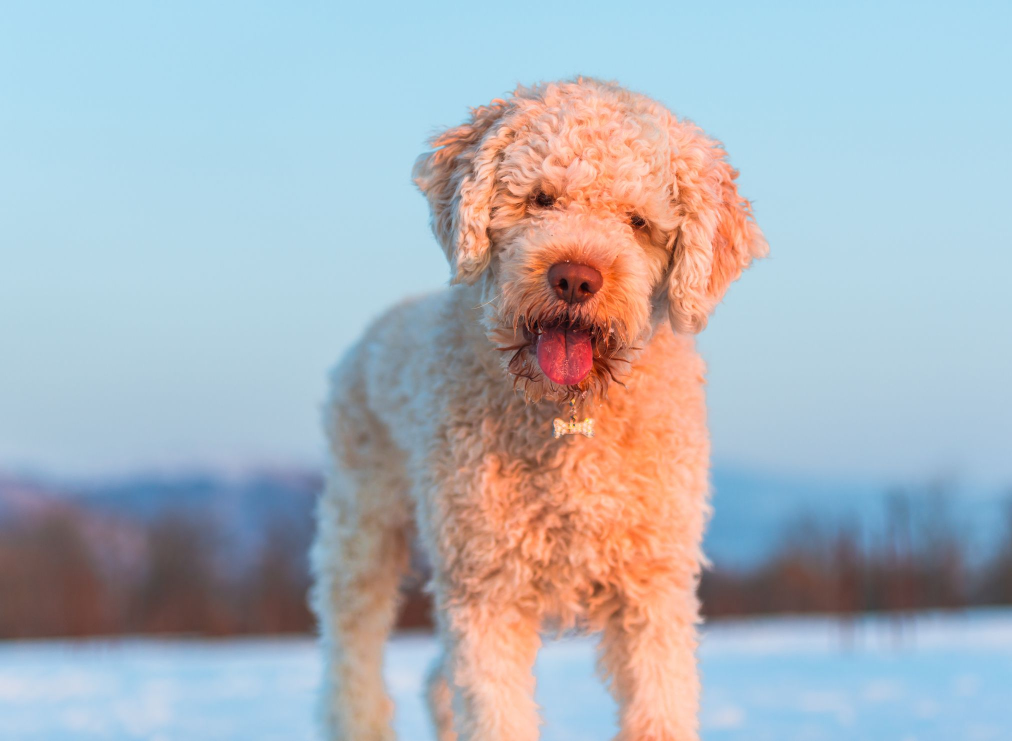
#> input picture sample_inputs/dog.jpg, 2024 x 1482 px (shown at 1/2 size)
$ python bitwise_operations.py
#> lines starting #> are read from the running program, lines starting #| are printed output that depends on the picture
# -*- coding: utf-8 -*-
"""
Created on Sat Mar  6 13:07:46 2021

@author: Kaan Baykara
"""


import cv2 as cv

def main():
    """ This code allows us to combine the 2 pictures with the bitwise method in various ways."""

    dog_image = cv.imread("sample_inputs/dog.jpg")
#> dog_image is the input picture: shape (1482, 2024, 3); mean B, G, R 187.2, 179.5, 172.1
    city_image = cv.imread("sample_inputs/city.jpg")
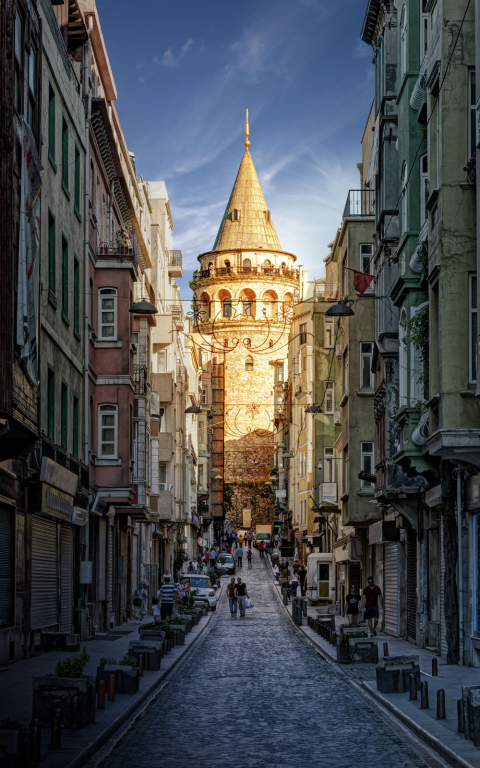
#> input picture sample_inputs/city.jpg, 960 x 1536 px (shown at 1/2 size)
#> city_image is the input picture: shape (1536, 960, 3); mean B, G, R 78.6, 76.6, 74.2

    cropped_dog = dog_image[0:600, 1100:1500]
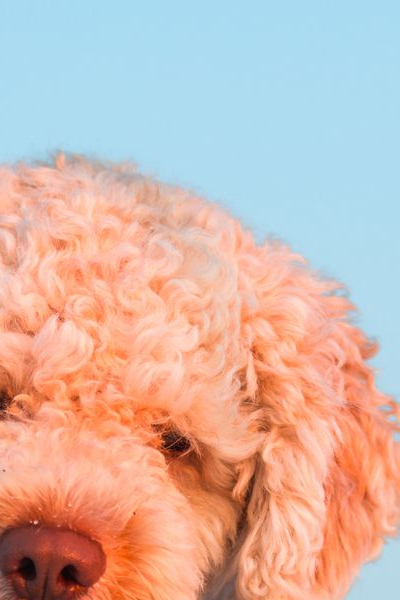
#> cropped_dog: shape (600, 400, 3); mean B, G, R 169.9, 181.3, 211.5
    cropped_city = city_image[0:600, 200:600]
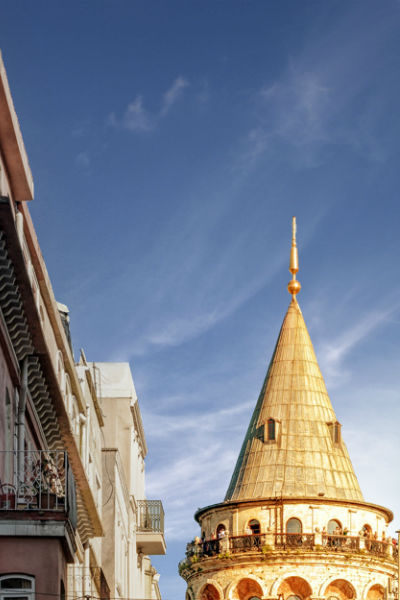
#> cropped_city: shape (600, 400, 3); mean B, G, R 141.1, 126.3, 118.9

    gray_city = cv.cvtColor(cropped_city, cv.COLOR_BGR2GRAY)
    gray_dog = cv.cvtColor(cropped_dog, cv.COLOR_BGR2GRAY)
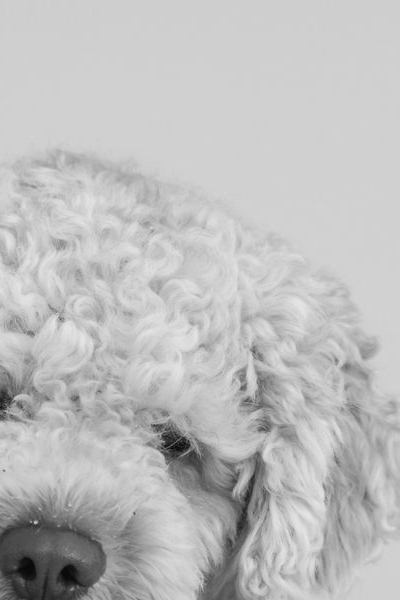
#> gray_dog: shape (600, 400); min 4, max 233, mean 189

    # Blurring the images with Gaussian blur

    blur_city = cv.GaussianBlur(gray_city, (5, 5), 2, sigmaY=2)
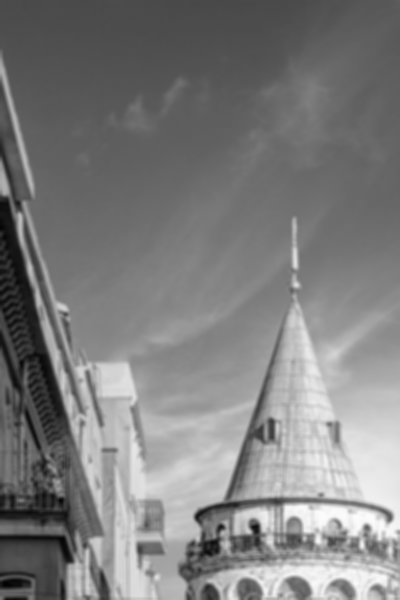
#> blur_city: shape (600, 400); min 3, max 252, mean 125.7
    blur_dog = cv.GaussianBlur(gray_dog, (5, 5), 2, sigmaY=2)


    # Bitwise and - or  operations

    bitwise_and = cv.bitwise_and(blur_city, blur_dog)
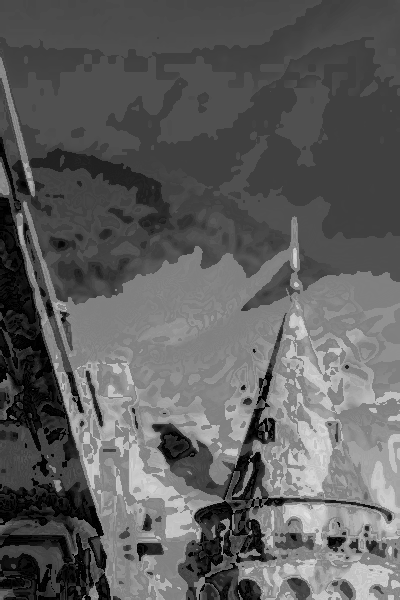
#> bitwise_and: shape (600, 400); min 0, max 226, mean 93.9
    bitwise_or = cv.bitwise_or(blur_city, blur_dog)
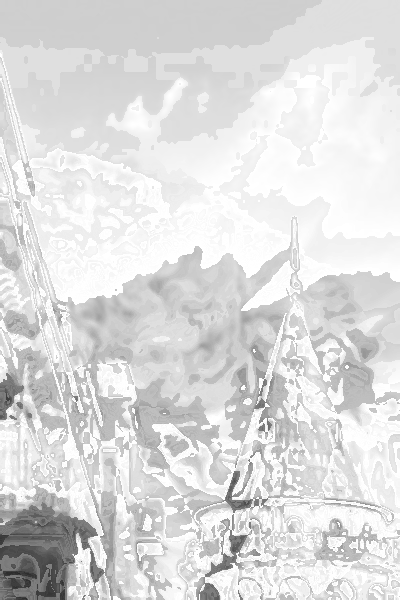
#> bitwise_or: shape (600, 400); min 38, max 255, mean 220.9


    cv.imshow("bitwise and", bitwise_and)
    cv.imshow("bitwise or", bitwise_or)


    cv.waitKey(0)
    cv.destroyAllWindows()

if __name__ == "__main__":
    main()
